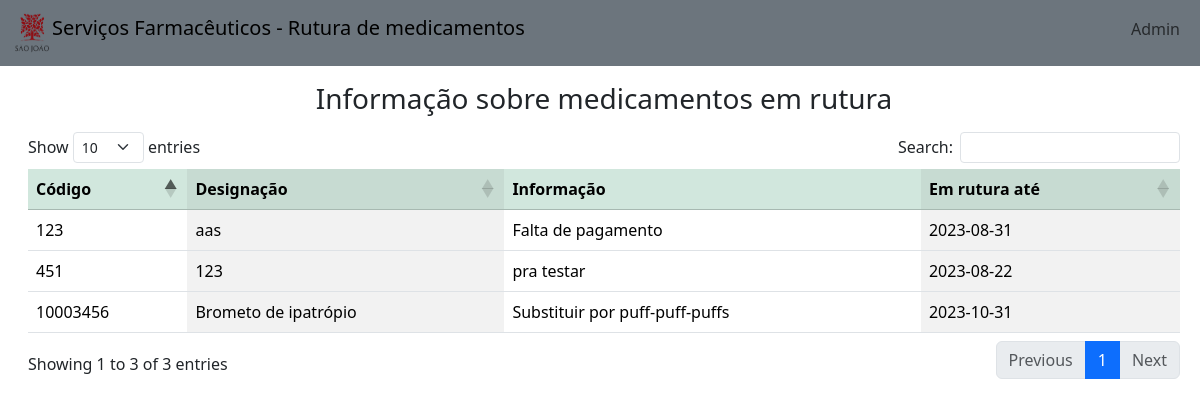
The page / on the database its author committed.
### tables this page shows
CREATE TABLE "ruts" (
	"id"	INTEGER,
	"code"	INTEGER,
	"desig"	TEXT,
	"forn"	TEXT,
	"order_nr"	INTEGER,
	"end_date"	TEXT,
	"last_date"	TEXT,
	"alternative"	TEXT,
	"detail"	TEXT,
	"obs"	TEXT,
	"created"	TEXT,
	"public"	TEXT DEFAULT 'false',
	"solved"	TEXT DEFAULT 'false',
	PRIMARY KEY("id" AUTOINCREMENT)
);

### main.py (the view)
@app.route('/')
def root():
    con = sql_open()
    cursor = con.cursor()
    cursor.execute("SELECT * FROM ruts WHERE public=? AND solved = ?", ('true', 'false'))
    data = cursor.fetchall()
    cursor.close()
    return render_template('landing.html', data=data)

### main.py (called while the page is built)
def sql_open():
    con = sql.connect('database.db')
    con.row_factory = sql.Row
    return con

### templates/landing.html (shortened to what this page needs)
{% extends 'home.html' %}
{% block main %}
<div class="container-fluid row mt-3 ms-1">
    <h3 class="mb-3 text-center">Informação sobre medicamentos em rutura</h3>
    <table class="table table-striped-columns table-hover" id="landingTable">
        <thead class="table-success">
            <tr>
                <th>Código</th>
                <th>Designação</th>
                <th>Informação</th>
                <th>Em rutura até</th>
            </tr>
        </thead>
        <tbody>
            {% for row in data %}
            <tr>
                <td>{{ row['code'] }}</td>
                <td>{{ row['desig'] }}</td>
                <td>{{ row['obs'] }}</td>
                <td>{{ row['end_date'] }}</td>
            </tr>
            {% endfor %}
        </tbody>
    </table>
</div>
{% endblock main %}

### templates/home.html (shortened to what this page needs)
<!DOCTYPE html>
<html lang="en">
    <head>
        <link rel="stylesheet" href="/static/styles.css">
        <link rel="stylesheet" href="https://cdn.jsdelivr.net/npm/bootstrap@5.3.1/dist/css/bootstrap.min.css">
        <link rel="stylesheet" href="https://cdn.jsdelivr.net/npm/bootstrap-icons@1.10.5/font/bootstrap-icons.css">
        <link rel="stylesheet" href="https://cdn.datatables.net/1.13.6/css/dataTables.bootstrap5.min.css">
    </head>
    <body>
        <nav class="navbar navbar-expand-md bg-secondary">
            <div class="container-fluid">
                <a class="nav navbar-brand" href="/">
                    <img src="/static/chsj_logo.png" alt="logo" height="40px">
                    Serviços Farmacêuticos - Rutura de medicamentos
                </a>
                <div class="collapse navbar-collapse" id="navbar-items">
                    {% if session['name'] %}
                        <ul class="navbar-nav ms-auto mb-2">
                            <li class="nav-item"><a class="nav-link" href="/menu">Menu</a></li>
                            <li class="nav-item"><a class="nav-link" href="/logout">Log Out</a></li>
                        </ul>
                    {% else %}
                        <ul class="navbar-nav ms-auto mb-2">
                            <li class="nav-item"><a class="nav-link" href="/login">Admin</a></li>
                        </ul>
                    {% endif %}
                </div>
            </div>
          </nav>
    {% block main %}
    {% endblock %}
    </body>
</html>

### static/styles.css (style rules this page uses)
body, html { height: 100%; text-decoration: none; }

### rows shown on the page
ruts: code "123", desig "aas", obs "Falta de pagamento", end_date "2023-08-31"
ruts: code "451", desig "123", obs "pra testar", end_date "2023-08-22"
ruts: code "10003456", desig "Brometo de ipatrópio", obs "Substituir por puff-puff-puffs", end_date "2023-10-31"
